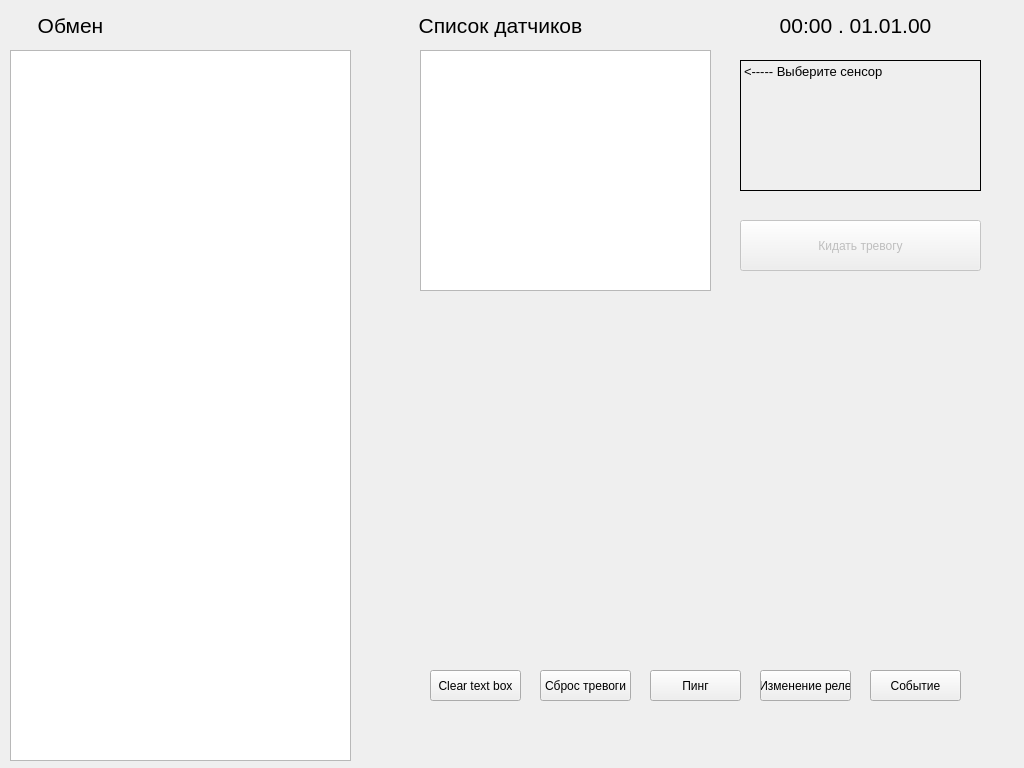
<?xml version="1.0" encoding="UTF-8"?>
<ui version="4.0">
 <class>Widget</class>
 <widget class="QWidget" name="Widget">
  <property name="geometry">
   <rect>
    <x>0</x>
    <y>0</y>
    <width>1024</width>
    <height>768</height>
   </rect>
  </property>
  <property name="windowTitle">
   <string>Widget</string>
  </property>
  <widget class="QPlainTextEdit" name="plainTextEdit">
   <property name="geometry">
    <rect>
     <x>10</x>
     <y>50</y>
     <width>341</width>
     <height>711</height>
    </rect>
   </property>
  </widget>
  <widget class="QPushButton" name="pushButton">
   <property name="enabled">
    <bool>false</bool>
   </property>
   <property name="geometry">
    <rect>
     <x>740</x>
     <y>220</y>
     <width>241</width>
     <height>51</height>
    </rect>
   </property>
   <property name="text">
    <string>Кидать тревогу</string>
   </property>
  </widget>
  <widget class="QLabel" name="label_6">
   <property name="geometry">
    <rect>
     <x>760</x>
     <y>10</y>
     <width>191</width>
     <height>31</height>
    </rect>
   </property>
   <property name="font">
    <font>
     <pointsize>16</pointsize>
    </font>
   </property>
   <property name="text">
    <string>00:00 . 01.01.00</string>
   </property>
   <property name="alignment">
    <set>Qt::AlignCenter</set>
   </property>
   <property name="wordWrap">
    <bool>true</bool>
   </property>
  </widget>
  <widget class="QLabel" name="label_7">
   <property name="geometry">
    <rect>
     <x>20</x>
     <y>10</y>
     <width>101</width>
     <height>31</height>
    </rect>
   </property>
   <property name="font">
    <font>
     <pointsize>16</pointsize>
    </font>
   </property>
   <property name="text">
    <string>Обмен</string>
   </property>
   <property name="alignment">
    <set>Qt::AlignCenter</set>
   </property>
  </widget>
  <widget class="QPushButton" name="pushButton_7">
   <property name="enabled">
    <bool>true</bool>
   </property>
   <property name="geometry">
    <rect>
     <x>540</x>
     <y>670</y>
     <width>91</width>
     <height>31</height>
    </rect>
   </property>
   <property name="text">
    <string>Сброс тревоги</string>
   </property>
  </widget>
  <widget class="QPushButton" name="pushButton_8">
   <property name="enabled">
    <bool>true</bool>
   </property>
   <property name="geometry">
    <rect>
     <x>650</x>
     <y>670</y>
     <width>91</width>
     <height>31</height>
    </rect>
   </property>
   <property name="text">
    <string>Пинг</string>
   </property>
  </widget>
  <widget class="QPushButton" name="pushButton_9">
   <property name="enabled">
    <bool>true</bool>
   </property>
   <property name="geometry">
    <rect>
     <x>870</x>
     <y>670</y>
     <width>91</width>
     <height>31</height>
    </rect>
   </property>
   <property name="text">
    <string>Событие</string>
   </property>
  </widget>
  <widget class="QListWidget" name="listWidget">
   <property name="geometry">
    <rect>
     <x>420</x>
     <y>50</y>
     <width>291</width>
     <height>241</height>
    </rect>
   </property>
  </widget>
  <widget class="QLabel" name="label_8">
   <property name="geometry">
    <rect>
     <x>410</x>
     <y>10</y>
     <width>181</width>
     <height>31</height>
    </rect>
   </property>
   <property name="font">
    <font>
     <pointsize>16</pointsize>
    </font>
   </property>
   <property name="text">
    <string>Список датчиков</string>
   </property>
   <property name="alignment">
    <set>Qt::AlignCenter</set>
   </property>
  </widget>
  <widget class="QLabel" name="label">
   <property name="geometry">
    <rect>
     <x>740</x>
     <y>60</y>
     <width>241</width>
     <height>131</height>
    </rect>
   </property>
   <property name="font">
    <font>
     <pointsize>10</pointsize>
    </font>
   </property>
   <property name="frameShape">
    <enum>QFrame::Box</enum>
   </property>
   <property name="frameShadow">
    <enum>QFrame::Plain</enum>
   </property>
   <property name="text">
    <string>


    &lt;----- Выберите сенсор</string>
   </property>
   <property name="alignment">
    <set>Qt::AlignLeading|Qt::AlignLeft|Qt::AlignTop</set>
   </property>
  </widget>
  <widget class="QPushButton" name="pushButton_10">
   <property name="enabled">
    <bool>true</bool>
   </property>
   <property name="geometry">
    <rect>
     <x>760</x>
     <y>670</y>
     <width>91</width>
     <height>31</height>
    </rect>
   </property>
   <property name="text">
    <string>Изменение реле</string>
   </property>
  </widget>
  <widget class="QPushButton" name="pushButton_2">
   <property name="geometry">
    <rect>
     <x>430</x>
     <y>670</y>
     <width>91</width>
     <height>31</height>
    </rect>
   </property>
   <property name="text">
    <string>Clear text box</string>
   </property>
  </widget>
 </widget>
 <resources/>
 <connections/>
</ui>
